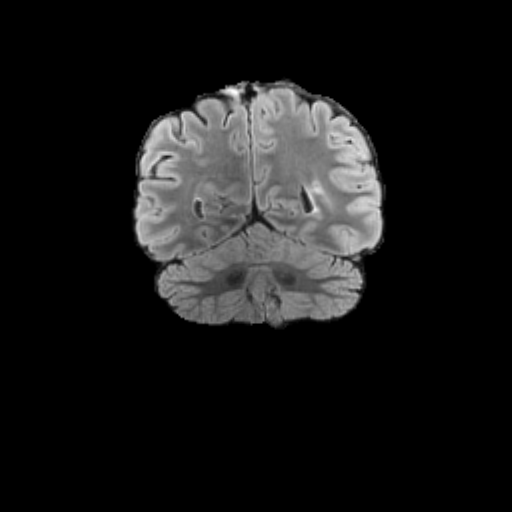
%> input picture dataset/test/00001/FLAIR/image.png, 512 x 512 px
$ octave main.m   (GNU Octave 9; MATLAB toolbox functions it lacks are replaced by stand-ins)
%> lines starting %> are read from the running program, lines starting %| are printed output that depends on the picture
clear; clc; close all;
pkg load image;

% imagem original
% OBS: Aqui deve ser inserido o path da imagem que deve ser analisada
image = imread('image.png');
%> image is the input picture: size 512x512 uint8; min 0, max 255, mean 24

figure(2), subplot(1,2,1), imshow(image), title('Original');
figure(2), subplot(1,2,2), imhist(image), title('Histograma');
%> after `title('Histograma')`:
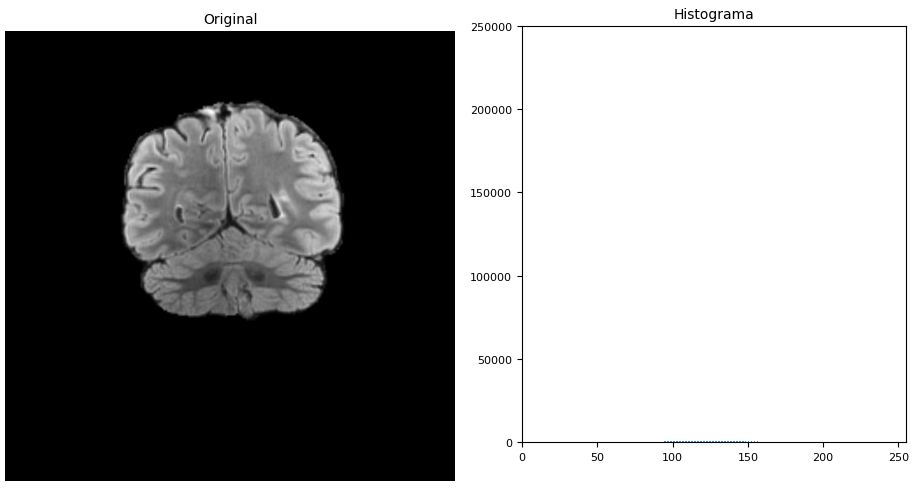
%> figure redrawn from the program's plot data, 2 panels

% Equalizando a imagem
imageEquali = histeq(image);
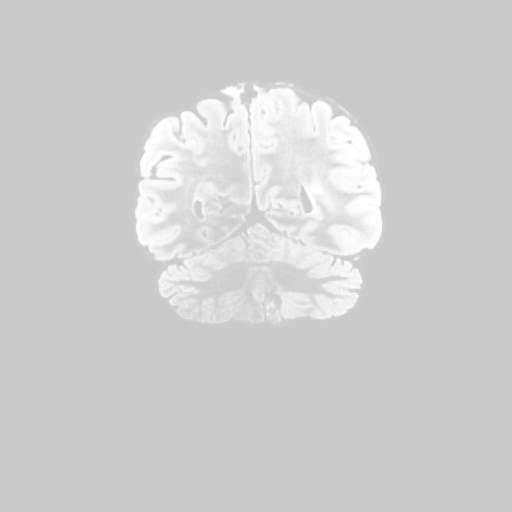
%> imageEquali: size 512x512 uint8; min 202, max 255, mean 207.5

figure(2), subplot(1,2,1), imshow(image), title('Original');
figure(2), subplot(1,2,2), imshow(imageEquali), title('Imagem equalizada');

% Mascara 3x3 para filtro da media
media = fspecial('average',3);
imageMedia = imfilter(image, media);

figure(2), subplot(1,2,1), imshow(image), title('Original');
figure(2), subplot(1,2,2), imshow(imageMedia), title('Imagem filtrada com media 3x3');

% Aplicar erosão e dilatação na imagem
estruturante = strel('disk', 2, 0);
imagemErosao = imerode(image,estruturante);
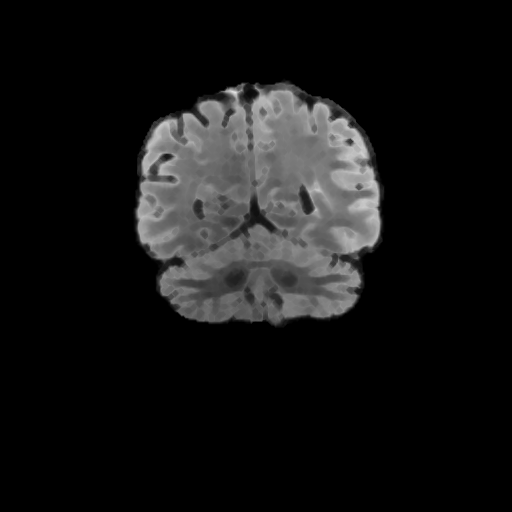
%> imagemErosao: size 512x512 uint8; min 0, max 228, mean 20.6
imageDilatacao = imdilate(image,estruturante);
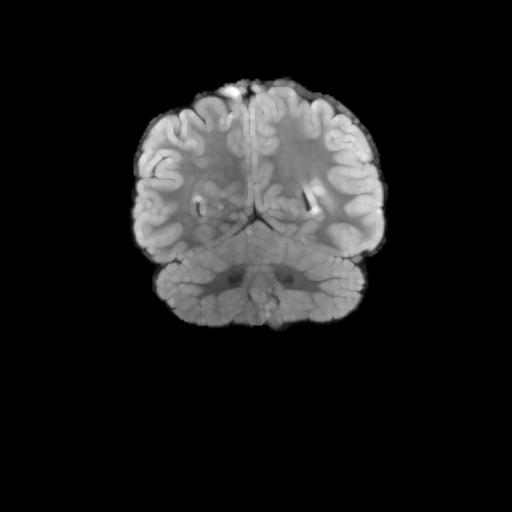
%> imageDilatacao: size 512x512 uint8; min 0, max 255, mean 27.5

figure(1), subplot(1,3,1), imshow(image), title('Original');
figure(1), subplot(1,3,2), imshow(imagemErosao), title('Erosão');
figure(1), subplot(1,3,3), imshow(imageDilatacao), title('Dilatação');

% Aplicar abertura e fechamento
estruturanteAbertura = strel('disk', 3, 0);
imageAbertura = imopen(image,estruturanteAbertura);

estruturanteFechamento = strel('disk', 5, 0);
imageFechamento = imclose(image,estruturanteFechamento);
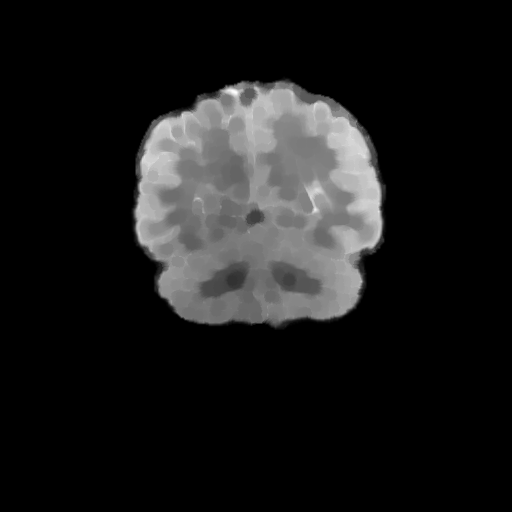
%> imageFechamento: size 512x512 uint8; min 0, max 255, mean 26.3

figure(2), subplot(1,3,1), imshow(image), title('Original');
figure(2), subplot(1,3,2), imshow(imageAbertura), title('Abertura');
figure(2), subplot(1,3,3), imshow(imageFechamento), title('Fechamento');
